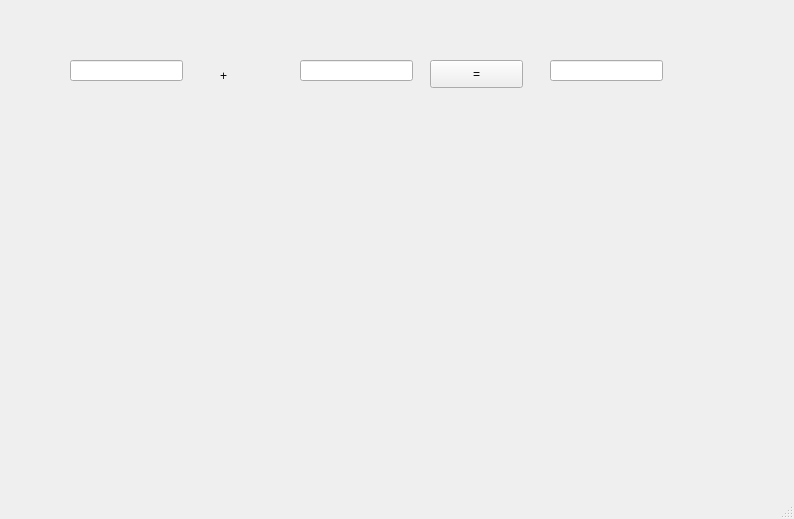
<?xml version="1.0" encoding="UTF-8"?>
<ui version="4.0">
 <class>MainWindow</class>
 <widget class="QMainWindow" name="MainWindow">
  <property name="geometry">
   <rect>
    <x>0</x>
    <y>0</y>
    <width>794</width>
    <height>519</height>
   </rect>
  </property>
  <property name="windowTitle">
   <string>MainWindow</string>
  </property>
  <widget class="QWidget" name="centralwidget">
   <widget class="QLineEdit" name="le1">
    <property name="geometry">
     <rect>
      <x>70</x>
      <y>60</y>
      <width>113</width>
      <height>21</height>
     </rect>
    </property>
   </widget>
   <widget class="QLineEdit" name="le2">
    <property name="geometry">
     <rect>
      <x>300</x>
      <y>60</y>
      <width>113</width>
      <height>21</height>
     </rect>
    </property>
   </widget>
   <widget class="QLineEdit" name="le3">
    <property name="geometry">
     <rect>
      <x>550</x>
      <y>60</y>
      <width>113</width>
      <height>21</height>
     </rect>
    </property>
   </widget>
   <widget class="QLabel" name="lbl">
    <property name="geometry">
     <rect>
      <x>220</x>
      <y>60</y>
      <width>81</width>
      <height>31</height>
     </rect>
    </property>
    <property name="text">
     <string>+</string>
    </property>
   </widget>
   <widget class="QPushButton" name="pb">
    <property name="geometry">
     <rect>
      <x>430</x>
      <y>60</y>
      <width>93</width>
      <height>28</height>
     </rect>
    </property>
    <property name="text">
     <string>=</string>
    </property>
   </widget>
  </widget>
  <widget class="QMenuBar" name="menubar">
   <property name="geometry">
    <rect>
     <x>0</x>
     <y>0</y>
     <width>794</width>
     <height>26</height>
    </rect>
   </property>
  </widget>
  <widget class="QStatusBar" name="statusbar"/>
 </widget>
 <resources/>
 <connections/>
</ui>
